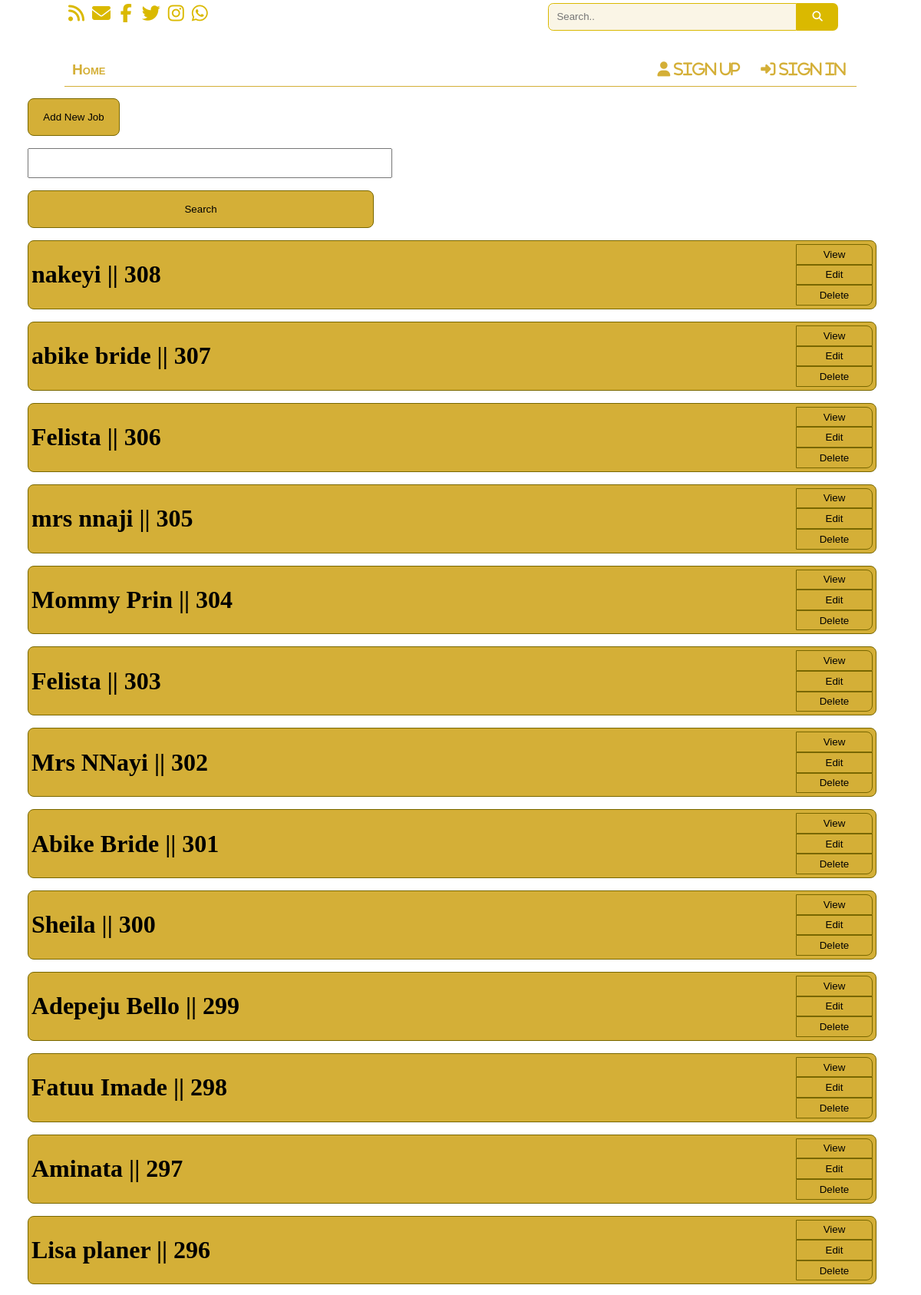
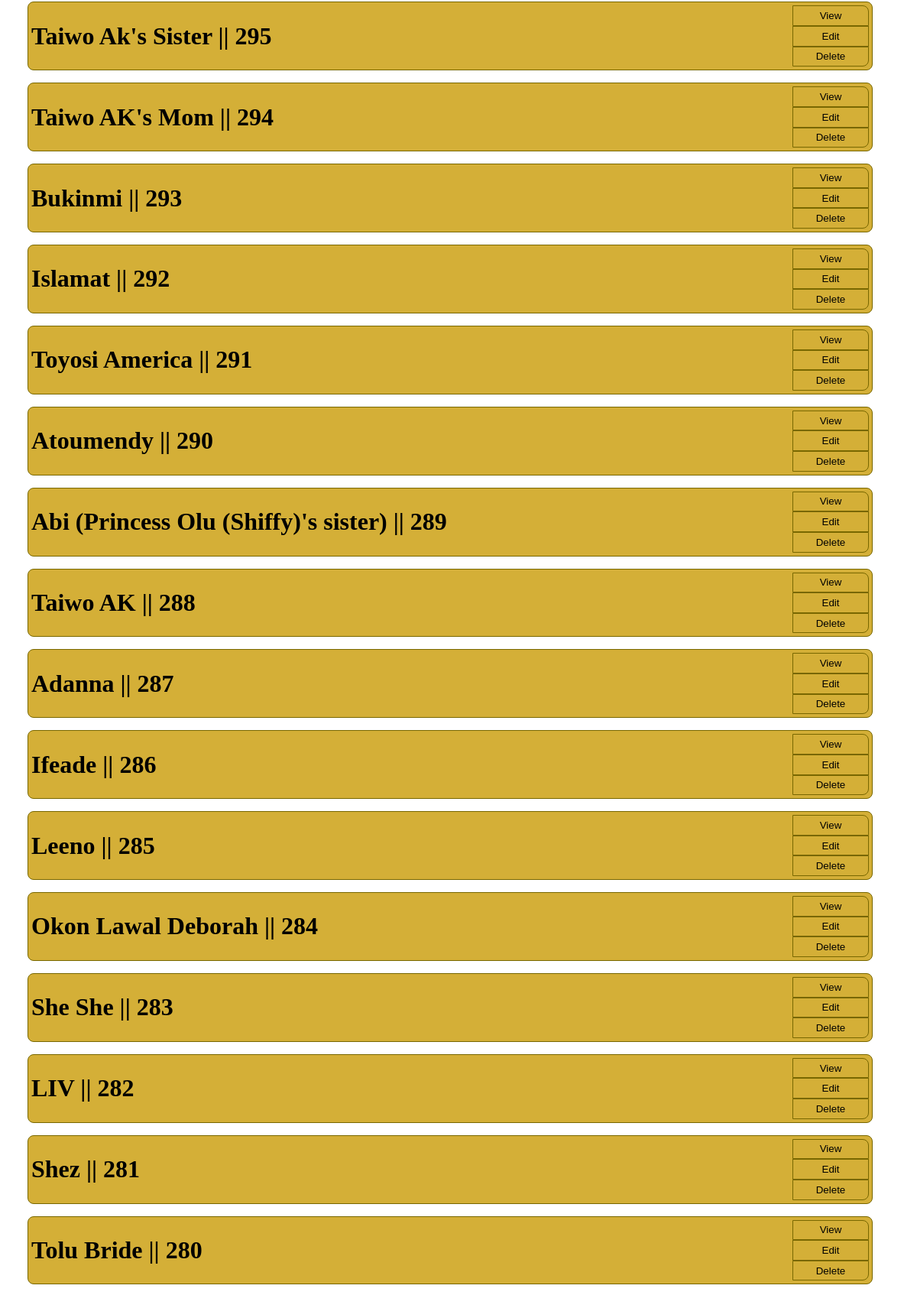
Screenshot of /jobs/ (upper part) with the database file from the repository (2 pictures, top to bottom).
### Jobs/models.py (models this page shows, shortened)
class Jobs(models.Model):
    Client_Name = models.CharField(max_length=100)
    Date = models.DateField(default=date.today())
    Delivery_Date = models.DateField(max_length=150, default=deliveryDay,)
    Material = models.FileField(upload_to="designs/%y", validators=[file_size], blank=True)
    Design = models.FileField(upload_to="designs/%y", validators=[file_size], blank=True)
    Shoulder_to_nipple_point = models.CharField(max_length=100, default='0')
    Shoulder_to_under_burst = models.CharField(max_length=100, default='0')
    Shoulder_to_half_length = models.CharField(max_length=100, default='0')
    Shoulder_to_hip_part = models.CharField(max_length=100, default='0')
    Shoulder_to_knee_length = models.CharField(max_length=100, default='0')
    Shoulder_to_dress_length = models.CharField(max_length=100, default='0')
    Burst = models.CharField(max_length=100, default='0')
    Upper_burst = models.CharField(max_length=100, default='0')
    Under_Burst = models.CharField(max_length=100, default='0')
    High_waist_measurement = models.CharField(max_length=100, default='0')
    Waist_measurement = models.CharField(max_length=100, default='0')
    High_hip = models.CharField(max_length=100, default='0')
    Hip = models.CharField(max_length=100, default='0')
    Knee_measurement = models.CharField(max_length=100, default='0')
    Cleavage_level = models.CharField(max_length=100, default='0')
    Shoulder_measurement = models.CharField(max_length=100, default='0')
    Sleeve_length = models.CharField(max_length=100, default='0')
    Round_sleeve_length = models.CharField(max_length=100, default='0')
    Waist_to_hip = models.CharField(max_length=100, default='0')
    Waist_to_knee = models.CharField(max_length=100, default='0')
    Waist_to_floor = models.CharField(max_length=100, default='0')
    Thigh = models.CharField(max_length=100, default='0')
    Slit = models.CharField(max_length=100, default='0')
    Backless = models.CharField(max_length=100, default='0')
    Round_Knee_For_Pant = models.CharField(max_length=100, default='0')

### Jobs/views.py (the view)
# urls.py: path('', JobsIndex, name='JIndex'),
def JobsIndex(request):
  return render(request, 'Jobs/jobsIndex.html', {"Jobs":Jobs.objects.all().order_by("-id")})

### template/Jobs/jobsIndex.html (shortened to what this page needs)
{% extends 'mainbase.html' %}
{% block content %}
<div class="IIContainer">
        <input type="button" value="Add New Job" class="create" onclick="cJobs()">
        <input type="text" id="query" style="display: inline; width: 40%; padding: 0.75em;">
        <input type="button" value="Search" class="create" onclick="queryJobs()" style="width: 40%;">
        {% for Job in Jobs %}
            <div class="invoice">
                <h1>{{Job.Client_Name}} || {{Job.id}}</h1>
                <div class="buttons-container">
                    <input type="button" value="View" class="IIButton" onclick="IIprocess('view', '{{Job.id}}')">
                    <input type="button" value="Edit" class="IIButton" onclick="IIprocess('edit', '{{Job.id}}')">
                    <input type="button" value="Delete" class="IIButton" onclick="IIprocess('delete', '{{Job.id}}')">
                </div>
            </div>
        {%endfor%}
</div>
{% endblock %}

### template/Jobs/jobsIndex.html (style rules this page uses)
.IIContainer { width: 100%; height: auto; display: grid; gap: 1rem; grid-template-rows: auto; }
.create { padding: 1rem; border-radius: 0.5rem; border: 1px solid rgb(120, 103, 0); background: #d4af37; width: 7.5rem; float: right; }
.invoice { width: calc(100% - 2rem); height: auto; background: #d4af37; border-radius: 0.5rem; border: 1px solid rgb(120, 103, 0); padding: 0.25rem; }
h1 { float: left; }
.buttons-container { width: min(150px, 100px); height: 100%; float: right; }
.IIButton { width: 100px; height: calc(100% / 3); background: #d4af37; border: 1px solid rgb(120, 103, 0); }
.IIButton:first-child { border-top-right-radius: 0.5rem; }
.IIButton:last-child { border-bottom-right-radius: 0.5rem; }

### rows the page displays
Jobs: Client_Name "nakeyi", id "308"
Jobs: Client_Name "abike bride", id "307"
Jobs: Client_Name "Felista", id "306"
Jobs: Client_Name "mrs nnaji", id "305"
Jobs: Client_Name "Mommy Prin", id "304"
Jobs: Client_Name "Felista", id "303"
Jobs: Client_Name "Mrs NNayi", id "302"
Jobs: Client_Name "Abike Bride", id "301"
Jobs: Client_Name "Sheila", id "300"
Jobs: Client_Name "Adepeju Bello", id "299"
Jobs: Client_Name "Fatuu Imade", id "298"
Jobs: Client_Name "Aminata", id "297"
Jobs: Client_Name "Lisa planer", id "296"
Jobs: Client_Name "Taiwo Ak's Sister", id "295"
Jobs: Client_Name "Taiwo AK's Mom", id "294"
Jobs: Client_Name "Bukinmi", id "293"
Jobs: Client_Name "Islamat", id "292"
Jobs: Client_Name "Toyosi America", id "291"
Jobs: Client_Name "Atoumendy", id "290"
Jobs: Client_Name "Abi (Princess Olu (Shiffy)'s sister)", id "289"
Jobs: Client_Name "Taiwo AK", id "288"
Jobs: Client_Name "Adanna", id "287"
Jobs: Client_Name "Ifeade", id "286"
Jobs: Client_Name "Leeno", id "285"
Jobs: Client_Name "Okon Lawal Deborah", id "284"
Jobs: Client_Name "She She", id "283"
Jobs: Client_Name "LIV", id "282"
Jobs: Client_Name "Shez", id "281"
Jobs: Client_Name "Tolu Bride", id "280"
